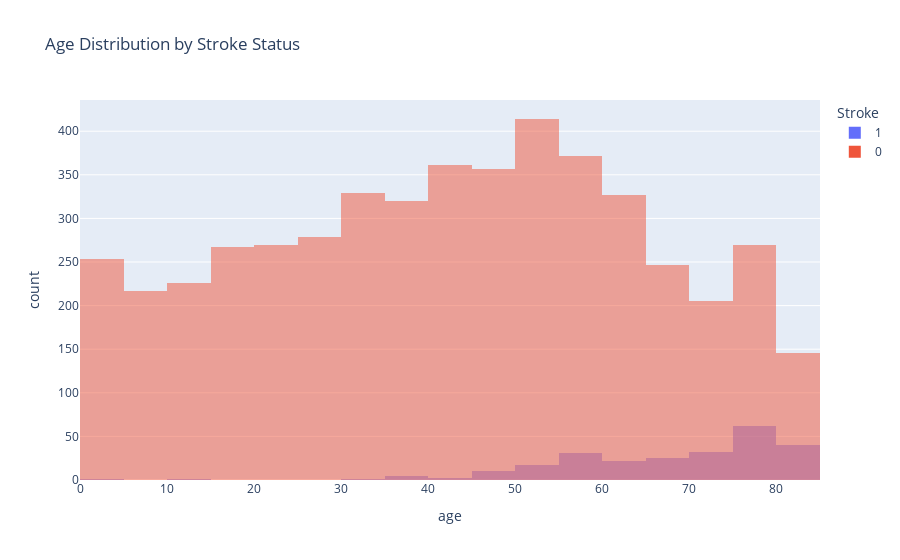

The notebook cell this image was saved under:
### Code cell
#Distribution of Age by Stroke Status
import plotly.express as px

fig = px.histogram(data, x='age', color='stroke', barmode='overlay',
                   nbins=30, labels={'stroke': 'Stroke'},
                   title='Age Distribution by Stroke Status')
fig.show()

### Figure 1 — Plotly figure (JSON) as saved in the notebook; plotly's stock layout.template omitted (floating-point values rounded to 4 significant figures; data arrays with more than 128 entries replaced by an {"elided": "..."} marker saying what was removed)
{"data": [{"bingroup": "x", "hovertemplate": "Stroke=1<br>age=%{x}<br>count=%{y}<extra></extra>", "legendgroup": "1", "marker": {"color": "#636efa", "opacity": 0.5, "pattern": {"shape": ""}}, "name": "1", "nbinsx": 30, "orientation": "v", "showlegend": true, "type": "histogram", "x": {"elided": "249 float values"}, "xaxis": "x", "yaxis": "y"}, {"bingroup": "x", "hovertemplate": "Stroke=0<br>age=%{x}<br>count=%{y}<extra></extra>", "legendgroup": "0", "marker": {"color": "#EF553B", "opacity": 0.5, "pattern": {"shape": ""}}, "name": "0", "nbinsx": 30, "orientation": "v", "showlegend": true, "type": "histogram", "x": {"elided": "4861 float values"}, "xaxis": "x", "yaxis": "y"}], "layout": {"barmode": "overlay", "legend": {"title": {"text": "Stroke"}, "tracegroupgap": 0}, "title": {"text": "Age Distribution by Stroke Status"}, "xaxis": {"anchor": "y", "domain": [0, 1], "title": {"text": "age"}}, "yaxis": {"anchor": "x", "domain": [0, 1], "title": {"text": "count"}}}}
